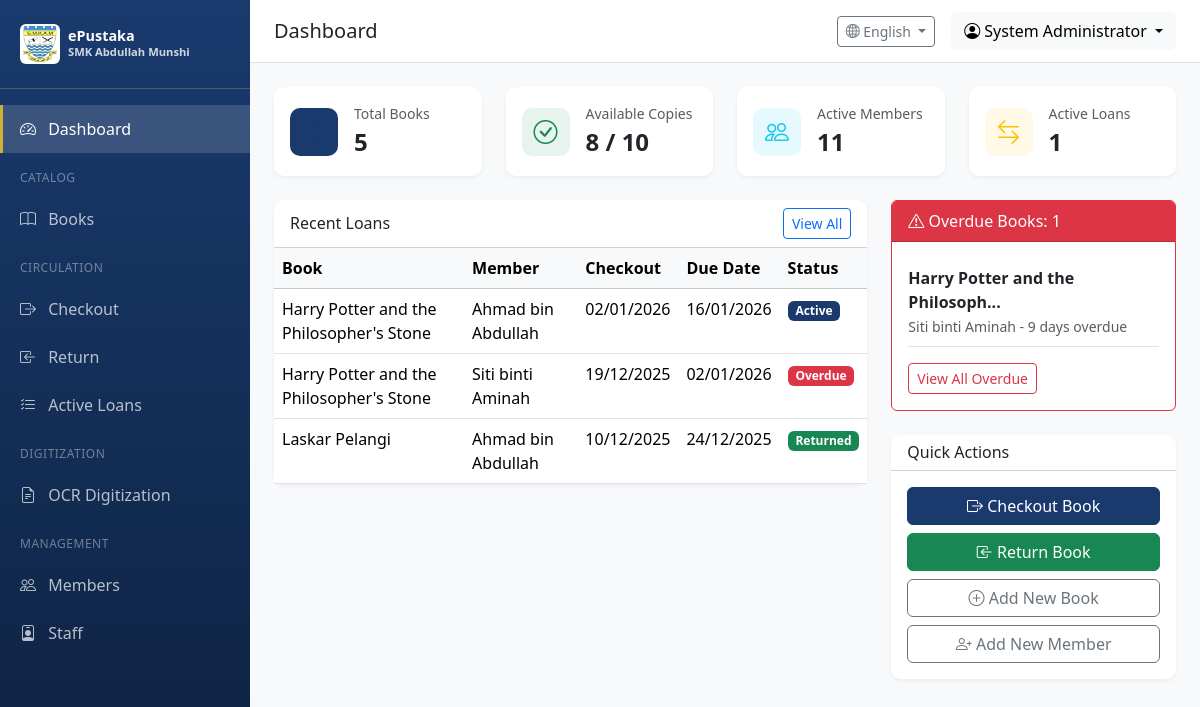
The page /dashboard (signed in) on the database as committed earlier.
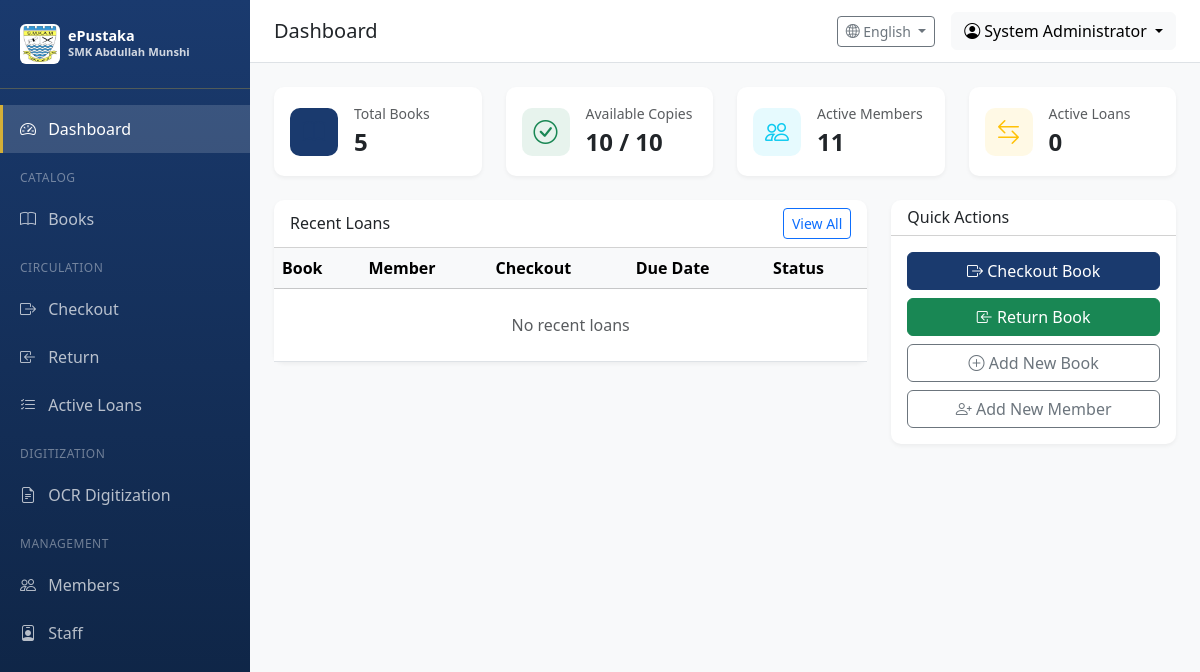
The same page on the database as committed later.
### app/models/circulation.py (models this page shows, shortened)
class Loan(db.Model):
    __tablename__ = 'loans'
    id = db.Column(db.Integer, primary_key=True)
    checkout_date = db.Column(db.DateTime, nullable=False, default=datetime.utcnow)
    due_date = db.Column(db.DateTime, nullable=False)
    return_date = db.Column(db.DateTime)
    status = db.Column(db.String(20), default=LoanStatus.ACTIVE.value, index=True)
    renewal_count = db.Column(db.Integer, default=0)
    fine_amount = db.Column(db.Float, default=0.0)
    fine_paid = db.Column(db.Boolean, default=False)
    notes = db.Column(db.Text)
    member_id = db.Column(db.Integer, db.ForeignKey('members.id'), nullable=False)
    copy_id = db.Column(db.Integer, db.ForeignKey('book_copies.id'), nullable=False)
    checkout_by = db.Column(db.Integer, db.ForeignKey('users.id'))
    return_by = db.Column(db.Integer, db.ForeignKey('users.id'))
    created_at = db.Column(db.DateTime, default=datetime.utcnow)
    updated_at = db.Column(db.DateTime, default=datetime.utcnow, onupdate=datetime.utcnow)
    checkout_staff = db.relationship('User', foreign_keys=[checkout_by])
    return_staff = db.relationship('User', foreign_keys=[return_by])
    @property
    def is_overdue(self):
        if self.status == LoanStatus.RETURNED.value:
            return False
        return datetime.utcnow() > self.due_date
    @property
    def days_overdue(self):
        if not self.is_overdue:
            return 0
        delta = datetime.utcnow() - self.due_date
        return delta.days

### app/models/catalog.py (models this page shows, shortened)
class Book(db.Model):
    __tablename__ = 'books'
    id = db.Column(db.Integer, primary_key=True)
    title = db.Column(db.String(256), nullable=False, index=True)
    author = db.Column(db.String(256), index=True)
    isbn = db.Column(db.String(20), index=True)
    publisher = db.Column(db.String(128))
    publication_year = db.Column(db.Integer)
    edition = db.Column(db.String(32))
    category = db.Column(db.String(64), index=True)  # e.g., Fiction, Science, History
    call_number = db.Column(db.String(32), index=True)  # Library classification
    subject = db.Column(db.String(128))
    language = db.Column(db.String(32), default='Malay')
    description = db.Column(db.Text)
    page_count = db.Column(db.Integer)
    cover_image = db.Column(db.String(256))  # Path to cover image
    created_at = db.Column(db.DateTime, default=datetime.utcnow)
    updated_at = db.Column(db.DateTime, default=datetime.utcnow, onupdate=datetime.utcnow)
    copies = db.relationship('BookCopy', backref='book', lazy='dynamic', cascade='all, delete-orphan')

### app/models/member.py (models this page shows, shortened)
class Member(db.Model):
    __tablename__ = 'members'
    id = db.Column(db.Integer, primary_key=True)
    member_id = db.Column(db.String(32), unique=True, nullable=False, index=True)  # Student ID / Card No.
    full_name = db.Column(db.String(128), nullable=False)
    email = db.Column(db.String(120), index=True)
    phone = db.Column(db.String(20))
    member_type = db.Column(db.String(32), default='Student')  # Student, Staff, External
    class_group = db.Column(db.String(64))  # e.g., "Form 5 Science 1"
    student_year = db.Column(db.Integer)  # 1-6 for Form 1-6 / Year 1-6
    total_books_read = db.Column(db.Integer, default=0)  # For NILAM leaderboard
    is_active = db.Column(db.Boolean, default=True)
    notes = db.Column(db.Text)
    created_at = db.Column(db.DateTime, default=datetime.utcnow)
    updated_at = db.Column(db.DateTime, default=datetime.utcnow, onupdate=datetime.utcnow)
    loans = db.relationship('Loan', backref='member', lazy='dynamic')

### app/routes/main.py (the view)
@main_bp.route('/dashboard')
@login_required
def dashboard():
    stats = {
        'total_books': Book.query.count(),
        'total_copies': BookCopy.query.count(),
        'available_copies': BookCopy.query.filter_by(status='available').count(),
        'total_members': Member.query.filter_by(is_active=True).count(),
        'active_loans': Loan.query.filter_by(status=LoanStatus.ACTIVE.value).count(),
        'overdue_loans': Loan.query.filter_by(status=LoanStatus.OVERDUE.value).count(),
        'pending_ocr_jobs': OCRJob.query.filter_by(status='pending').count()
    }
    recent_loans = Loan.query.order_by(Loan.checkout_date.desc()).limit(10).all()
    overdue_loans = Loan.query.filter_by(status=LoanStatus.OVERDUE.value).limit(10).all()
    return render_template('dashboard.html',
                          stats=stats,
                          recent_loans=recent_loans,
                          overdue_loans=overdue_loans)

### app/models/user.py (called while the page is built)
@login_manager.user_loader
def load_user(user_id):
    return User.query.get(int(user_id))

    def has_permission(self, perm):
        return self.permissions & perm == perm

    def can(self, perm):
        return self.role is not None and self.role.has_permission(perm)

### app/utils/i18n.py (called while the page is built)
def get_language() -> str:
    try:
        return session.get('language', DEFAULT_LANGUAGE)
    except RuntimeError:
        return DEFAULT_LANGUAGE

def get_text(key: str, lang: str = None) -> str:
    if lang is None:
        lang = get_language()
    if key in TRANSLATIONS:
        trans = TRANSLATIONS[key]
        if lang in trans:
            return trans[lang]
        elif DEFAULT_LANGUAGE in trans:
            return trans[DEFAULT_LANGUAGE]
    return key.replace('_', ' ').title()

### app/templates/dashboard.html (shortened to what the changed rows need)
{% extends "base.html" %}
{% block content %}
<div class="row g-4 mb-4">
    <div class="col-md-3">
        <div class="card stat-card">
            <div class="card-body d-flex align-items-center">
                <div>
                    <div class="text-muted small">Available Copies</div>
                    <div class="fs-4 fw-bold">{{ stats.available_copies }} / {{ stats.total_copies }}</div>
                </div>
            </div>
        </div>
    </div>
    <div class="col-md-3">
        <div class="card stat-card">
            <div class="card-body d-flex align-items-center">
                <div>
                    <div class="text-muted small">Active Loans</div>
                    <div class="fs-4 fw-bold">{{ stats.active_loans }}</div>
                </div>
            </div>
        </div>
    </div>
</div>
<div class="row g-4">
    <div class="col-lg-8">
        <div class="card table-card">
            <div class="card-body p-0">
                <div class="table-responsive">
                    <table class="table table-hover mb-0">
                        <thead class="table-light">
                            <tr>
                                <th>Book</th>
                                <th>Member</th>
                                <th>Checkout</th>
                                <th>Due Date</th>
                                <th>Status</th>
                            </tr>
                        </thead>
                        <tbody>
                            {% for loan in recent_loans %}
                            <tr>
                                <td>{{ loan.copy.book.title[:40] }}{% if loan.copy.book.title|length > 40 %}...{% endif %}</td>
                                <td>{{ loan.member.full_name }}</td>
                                <td>{{ loan.checkout_date.strftime('%d/%m/%Y') }}</td>
                                <td>{{ loan.due_date.strftime('%d/%m/%Y') }}</td>
                                <td>
                                    {% if loan.status == 'returned' %}
                                        <span class="badge bg-success">Returned</span>
                                    {% elif loan.is_overdue %}
                                        <span class="badge bg-danger">Overdue</span>
                                    {% else %}
                                        <span class="badge bg-primary">Active</span>
                                    {% endif %}
                                </td>
                            </tr>
                            {% else %}
                            <tr>
                                <td colspan="5" class="text-center text-muted py-4">No recent loans</td>
                            </tr>
                            {% endfor %}
                        </tbody>
                    </table>
                </div>
            </div>
        </div>
    </div>
    <div class="col-lg-4">
        {% if stats.overdue_loans > 0 %}
        <div class="card border-danger mb-4">
            <div class="card-header bg-danger text-white">
                <i class="bi bi-exclamation-triangle"></i> Overdue Books: {{ stats.overdue_loans }}
            </div>
            <div class="card-body">
                <ul class="list-unstyled mb-0">
                    {% for loan in overdue_loans[:5] %}
                    <li class="py-2 border-bottom">
                        <strong>{{ loan.copy.book.title[:30] }}...</strong><br>
                        <small class="text-muted">{{ loan.member.full_name }} - {{ loan.days_overdue }} days overdue</small>
                    </li>
                    {% endfor %}
                </ul>
                <a href="{{ url_for('circulation.overdue_loans') }}" class="btn btn-sm btn-outline-danger mt-3">View All Overdue</a>
            </div>
        </div>
        {% endif %}
    </div>
</div>
{% endblock %}

Rows that differ between the two databases and show on the page:
removed Loan: copy.book "Harry Potter and the Philosopher's Stone", member.full_name "Ahmad bin Abdullah", checkout_date "02/01/2026", due_date "16/01/2026", status "Active", shown under "Recent Loans"
removed Loan: copy.book "Harry Potter and the Philosopher's Stone", member.full_name "Siti binti Aminah", checkout_date "19/12/2025", due_date "02/01/2026", shows "Overdue", copy.book "Harry Potter and the Philosoph", days_overdue "9"
removed Loan: copy.book "Laskar Pelangi", member.full_name "Ahmad bin Abdullah", checkout_date "10/12/2025", due_date "24/12/2025", status "Returned", shown under "Recent Loans"
Other text that changed with them:
{{ stats.available_copies }}: "8" → "10"
{{ stats.active_loans }}: "1" → "0"
{{ stats.overdue_loans }}: "1" → (not shown)
text no longer shown: "Overdue Books: View All Overdue"
text now shown: "No recent loans"
